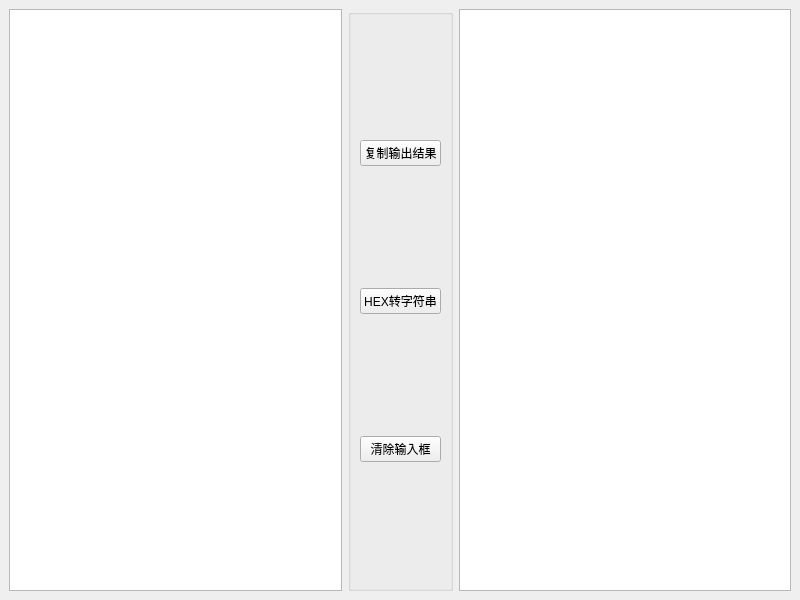
<?xml version="1.0" encoding="UTF-8"?>
<ui version="4.0">
 <class>MainWindow</class>
 <widget class="QMainWindow" name="MainWindow">
  <property name="geometry">
   <rect>
    <x>0</x>
    <y>0</y>
    <width>800</width>
    <height>600</height>
   </rect>
  </property>
  <property name="windowTitle">
   <string>HEX-字符互转</string>
  </property>
  <widget class="QWidget" name="centralwidget">
   <layout class="QHBoxLayout" name="horizontalLayout_2">
    <item>
     <widget class="QTextBrowser" name="textBrowser_src">
      <property name="readOnly">
       <bool>false</bool>
      </property>
      <property name="html">
       <string>&lt;!DOCTYPE HTML PUBLIC &quot;-//W3C//DTD HTML 4.0//EN&quot; &quot;http://www.w3.org/TR/REC-html40/strict.dtd&quot;&gt;
&lt;html&gt;&lt;head&gt;&lt;meta name=&quot;qrichtext&quot; content=&quot;1&quot; /&gt;&lt;style type=&quot;text/css&quot;&gt;
p, li { white-space: pre-wrap; }
&lt;/style&gt;&lt;/head&gt;&lt;body style=&quot; font-family:'SimSun'; font-size:9pt; font-weight:400; font-style:normal;&quot;&gt;
&lt;p style=&quot;-qt-paragraph-type:empty; margin-top:0px; margin-bottom:0px; margin-left:0px; margin-right:0px; -qt-block-indent:0; text-indent:0px;&quot;&gt;&lt;br /&gt;&lt;/p&gt;&lt;/body&gt;&lt;/html&gt;</string>
      </property>
     </widget>
    </item>
    <item>
     <widget class="QGroupBox" name="groupBox">
      <property name="title">
       <string/>
      </property>
      <layout class="QVBoxLayout" name="verticalLayout">
       <item>
        <widget class="QPushButton" name="pushButton_copy_dst">
         <property name="text">
          <string>复制输出结果</string>
         </property>
        </widget>
       </item>
       <item>
        <widget class="QPushButton" name="pushButton_hex_to_string">
         <property name="text">
          <string>HEX转字符串</string>
         </property>
        </widget>
       </item>
       <item>
        <widget class="QPushButton" name="pushButton_clear_src">
         <property name="text">
          <string>清除输入框</string>
         </property>
        </widget>
       </item>
      </layout>
     </widget>
    </item>
    <item>
     <widget class="QTextBrowser" name="textBrowser_dst">
      <property name="html">
       <string>&lt;!DOCTYPE HTML PUBLIC &quot;-//W3C//DTD HTML 4.0//EN&quot; &quot;http://www.w3.org/TR/REC-html40/strict.dtd&quot;&gt;
&lt;html&gt;&lt;head&gt;&lt;meta name=&quot;qrichtext&quot; content=&quot;1&quot; /&gt;&lt;style type=&quot;text/css&quot;&gt;
p, li { white-space: pre-wrap; }
&lt;/style&gt;&lt;/head&gt;&lt;body style=&quot; font-family:'SimSun'; font-size:9pt; font-weight:400; font-style:normal;&quot;&gt;
&lt;p style=&quot;-qt-paragraph-type:empty; margin-top:0px; margin-bottom:0px; margin-left:0px; margin-right:0px; -qt-block-indent:0; text-indent:0px;&quot;&gt;&lt;br /&gt;&lt;/p&gt;&lt;/body&gt;&lt;/html&gt;</string>
      </property>
     </widget>
    </item>
   </layout>
  </widget>
 </widget>
 <resources/>
 <connections/>
</ui>
